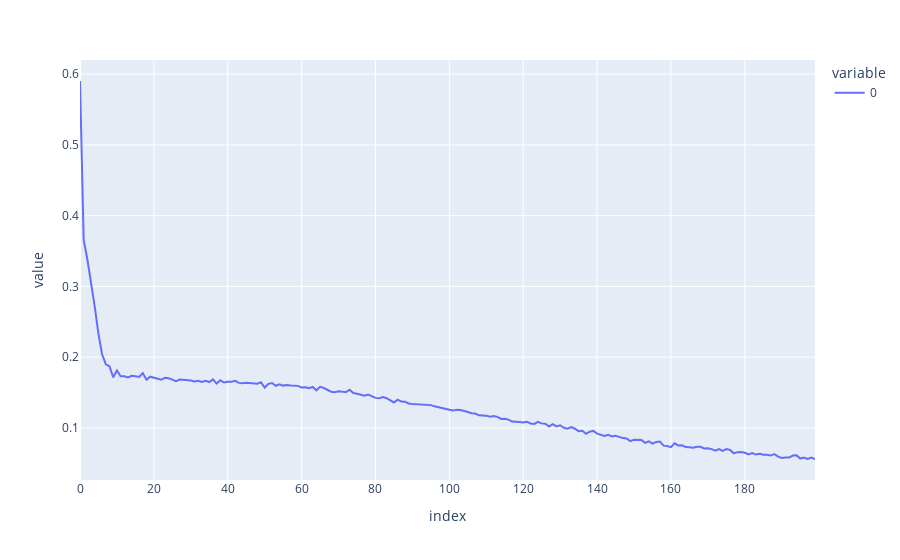

Write notebook code for a chart like this one.
### Code cell
# Définir la fonction perte et tracez là

losses = history.history['loss']

plt.plot(losses, kind = 'line')

### Figure 1 — Plotly figure (JSON) as saved in the notebook; plotly's stock layout.template omitted (floating-point values rounded to 4 significant figures; data arrays with more than 128 entries replaced by an {"elided": "..."} marker saying what was removed)
{"data": [{"hovertemplate": "variable=0<br>index=%{x}<br>value=%{y}<extra></extra>", "legendgroup": "0", "line": {"color": "#636efa", "dash": "solid"}, "marker": {"symbol": "circle"}, "mode": "lines", "name": "0", "orientation": "v", "showlegend": true, "type": "scatter", "x": {"elided": "200 int values"}, "xaxis": "x", "y": {"elided": "200 float values"}, "yaxis": "y"}], "layout": {"legend": {"title": {"text": "variable"}, "tracegroupgap": 0}, "margin": {"t": 60}, "xaxis": {"anchor": "y", "domain": [0, 1], "title": {"text": "index"}}, "yaxis": {"anchor": "x", "domain": [0, 1], "title": {"text": "value"}}}}
